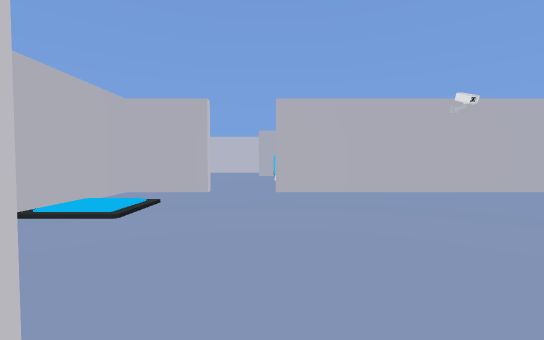
View 1 (above)

24 first-person views from a walk through a Unity game level. The camera is 1.5 m above the floor, tilts 2° down and sees 90° across. The floor is counted in squares, 2 m on a side. Each view is taken from the middle of a square. On the plan, view 1 faces up. The plan holds only what a view shows up to about 10 squares ahead; the rest is blank. The player is left out. Some animated figures are left out. Some surface patterns are stand-ins.

View 2
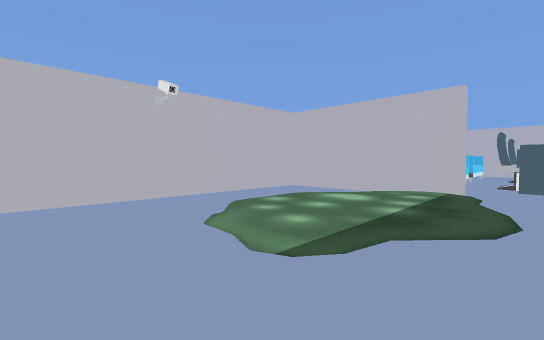

View 3
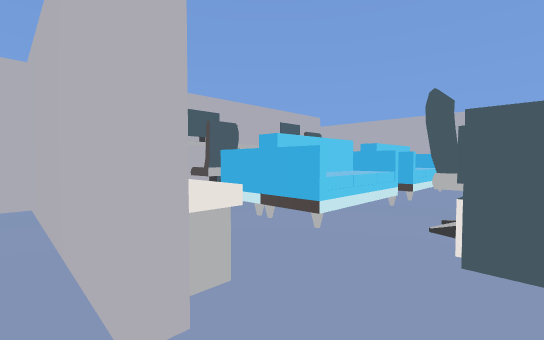

View 4
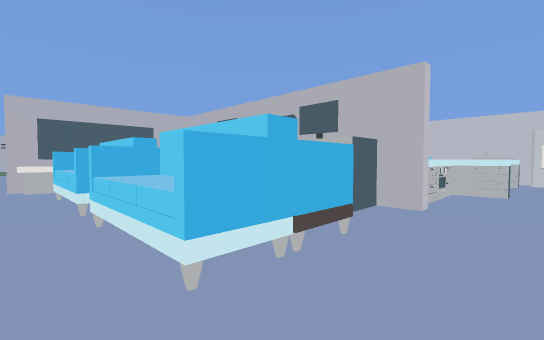

View 5
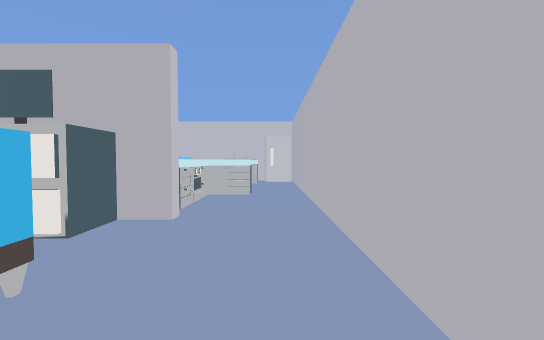

View 6
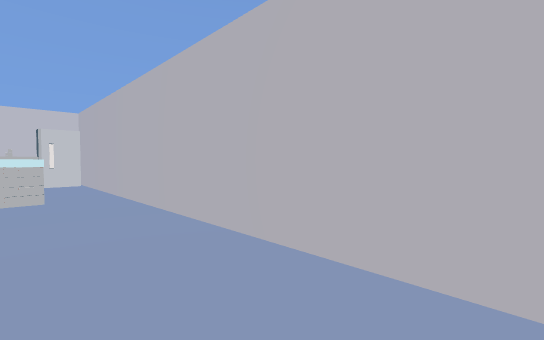

View 7
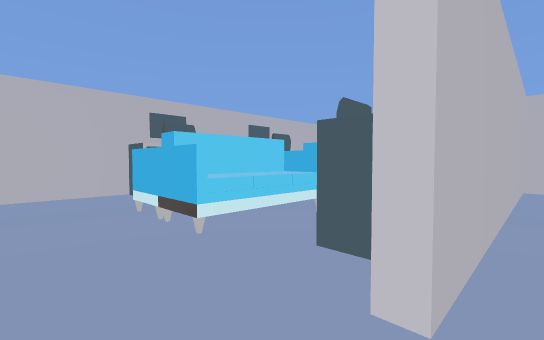

View 8
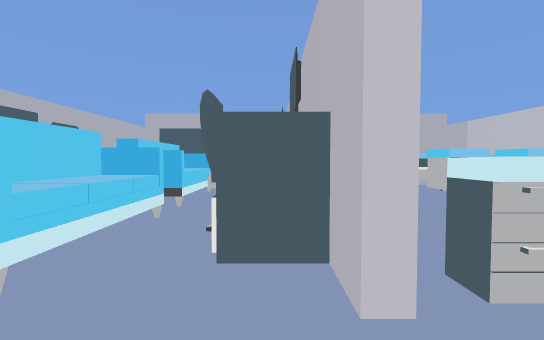

View 9
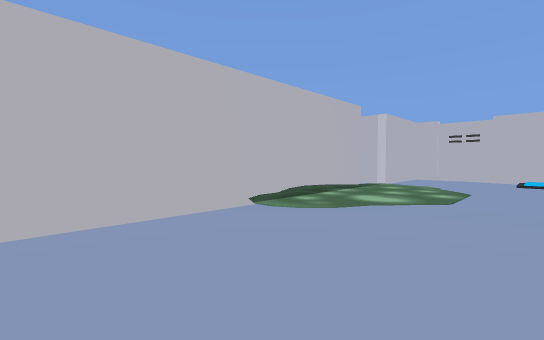

View 10
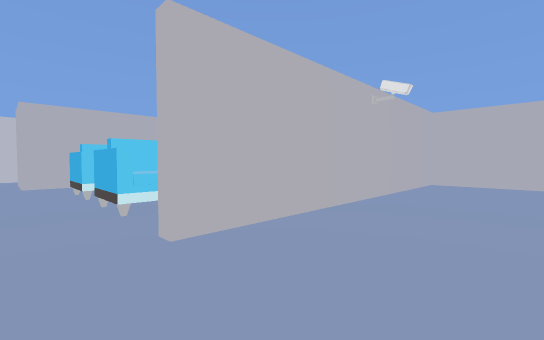

View 11
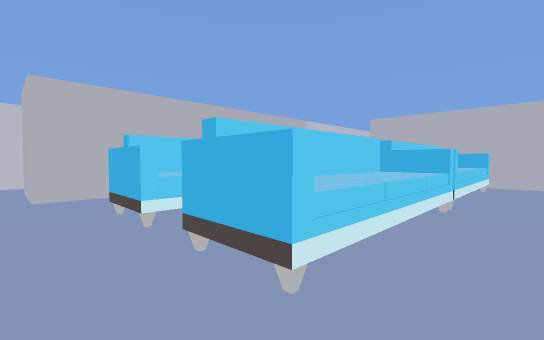

View 12
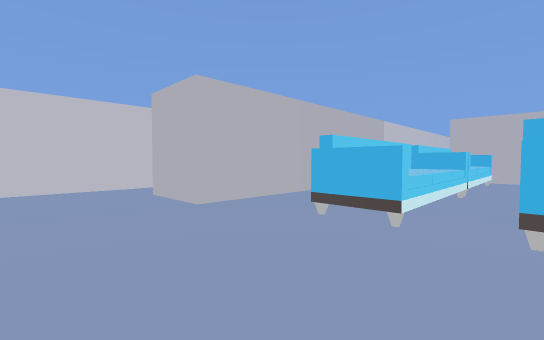

View 13
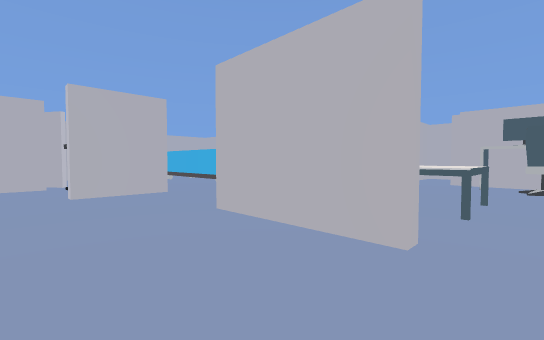

View 14
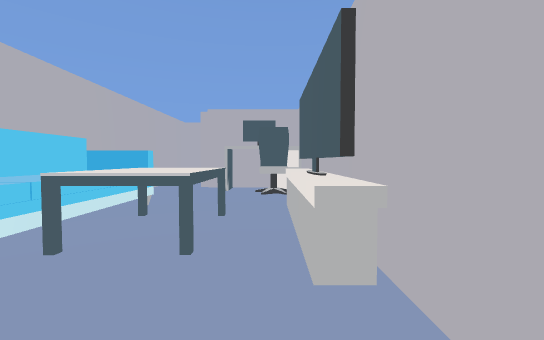

View 15
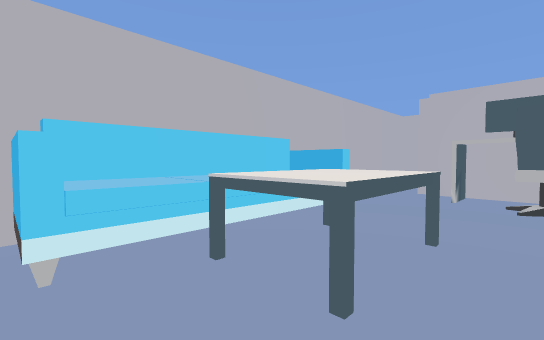

View 16
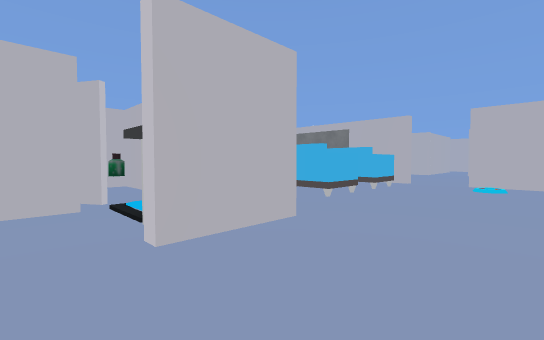

View 17
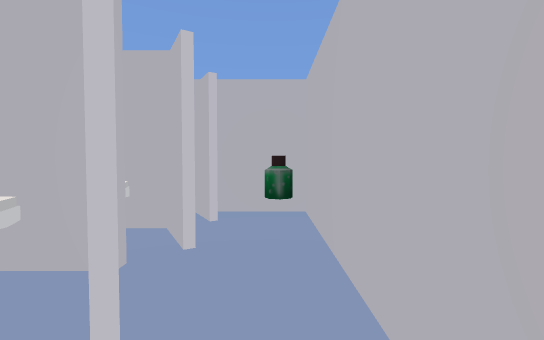

View 18
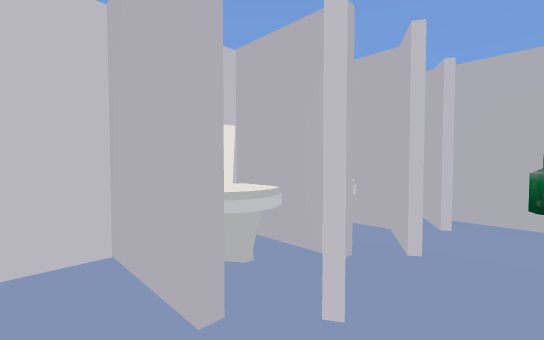

View 19
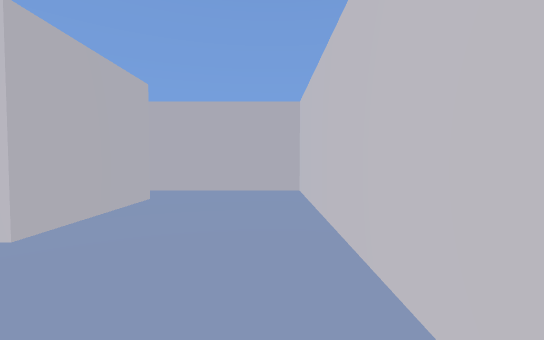

View 20
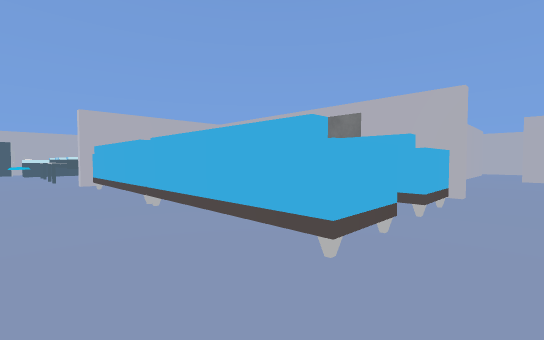

View 21
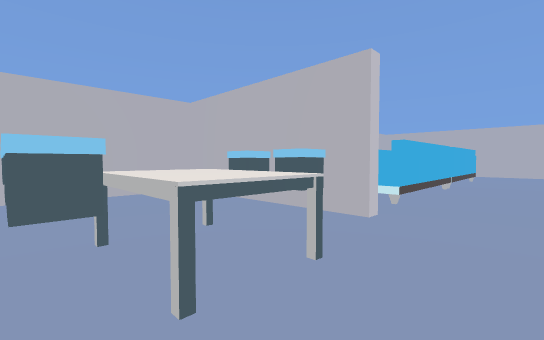

View 22
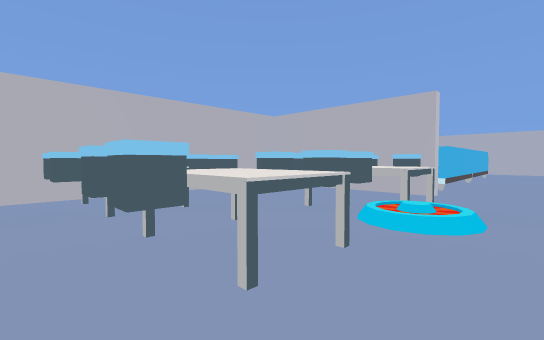

View 23
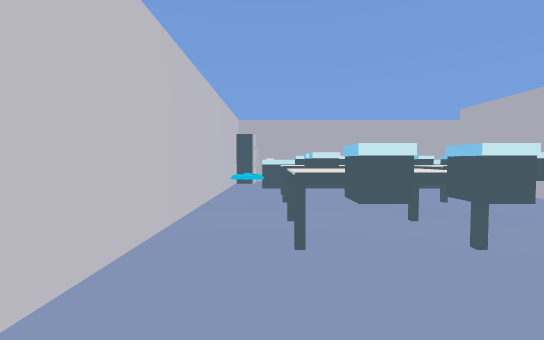

View 24
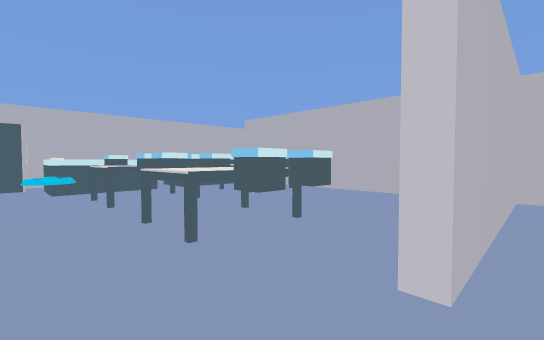

### Floor plan
Points are (right, up) in squares from view 1. A wall is a line through its corners. A room is listed if a view was taken in it or the views show most of it. See-through windows are left out.
Room 1 (views 1, 2, 3, 4, 5, 6, 7, 8, 9, 10, 21, 22)
walls: (8.5, 6.7) (14.9, 6.7); (11.5, 6.4) (10.9, 6.4); (5.5, 0.5) (8.1, 0.5); (15.5, 0.5) (16.6, 0.5); (8.6, 11.5) (8.6, 6.4) (0, 6.4); (1.1, 0.5) (3.6, 0.5); (17.7, 2.9) (17.7, 13.1); (-1.5, 6.4) (-3.4, 6.4) (-3.4, 1.2); (-2.1, 0.5) (-0.5, 0.5) (-0.5, -0.4); (16.2, 13.2) (9.1, 13.2)
ways out: opening at (-1, 7) to room 2; opening at (8, 12.5) to room 2; opening at (0, -0.5)
objects: other object (3, 2) to (6, 3); other object (9, 2) to (9, 4); other object (10, 11); other object (11, 1) to (12, 1); sofa (11, 3) to (12, 3); sofa (11, 4) to (12, 4); other object (11, 6); other object (11, 11); other object (12, 6); other object (12, 8); other object (12, 11); other object (13, 9); other object (13, 11); other object (13, 12); other object (14, 1) to (15, 1); sofa (14, 3) to (15, 3); sofa (14, 4) to (15, 4); other object (14, 6); other object (14, 8) to (15, 8); other object (14, 9); other object (14, 11); other object (15, 6); other object (15, 9) to (16, 9); other object (15, 10) to (16, 12); other object (17, 13)
Room 2 (views 11, 12, 15, 16, 17, 18, 19, 20, 23, 24)
walls: (1.5, 13.4) (5.5, 13.4) (5.5, 15); (2.6, 13.2) (-0.6, 13.2) (-0.6, 15.1); (0, 6.7) (0.6, 6.7); (-3.1, 6.7) (-1.5, 6.7); (3.1, 15.4) (3.1, 16.8); (1.8, 16.7) (-4.5, 16.7); (-6.6, 6.5) (-5, 6.5); (-7.7, 13.4) (-7.7, 7.2); (8.3, 6.7) (8.3, 11.5)
ways out: opening at (-1, 7) to room 1; opening at (8, 12.5) to room 1; opening at (-7, 14) to room 3; opening at (-5.5, 15.5) to room 3; gap at (-5, 6)
objects: other object (-7, 7) to (-6, 7); other object (-7, 8); other object (-7, 10) to (-7, 12); other object (-6, 10) to (-5, 12); other object (-5, 10) to (-4, 13); other object (0, 8) to (3, 9); other object (0, 10) to (3, 11); other object (0, 14); other object (2, 16); other object (3, 15); other object (4, 8) to (7, 9); other object (4, 10) to (7, 11); other object (4, 15); other object (4, 16); other object (5, 14); other object (5, 15)
Room 3 (views 13, 14)
walls: (-6.2, 13.6) (-4.1, 13.6); (-4.5, 16.7) (-7.7, 16.7) (-7.7, 13.4)
ways out: opening at (-7, 14) to room 2; opening at (-5.5, 15.5) to room 2

Positions as (right, up) in squares from view 1, and headings:
1: (0, 0), facing up
2: (2, 1), facing up-right
3: (8, 1), facing up-right
4: (17, 2), facing up-left
5: (17, 3), facing up
6: (16, 3), facing up-right
7: (17, 7), facing down-left
8: (17, 6), facing left
9: (8, 4), facing down-left
10: (-1, 4), facing up-right
11: (-1, 7), facing up-right
12: (-3, 9), facing up-right
13: (-7, 16), facing down-right
14: (-7, 14), facing down
15: (-7, 13), facing down-right
16: (-3, 16), facing down-right
17: (1, 14), facing right
18: (1, 14), facing up-right
19: (-1, 16), facing left
20: (-1, 13), facing down-right
21: (12, 13), facing down-left
22: (15, 13), facing down-left
23: (8, 12), facing right
24: (8, 13), facing down-right
